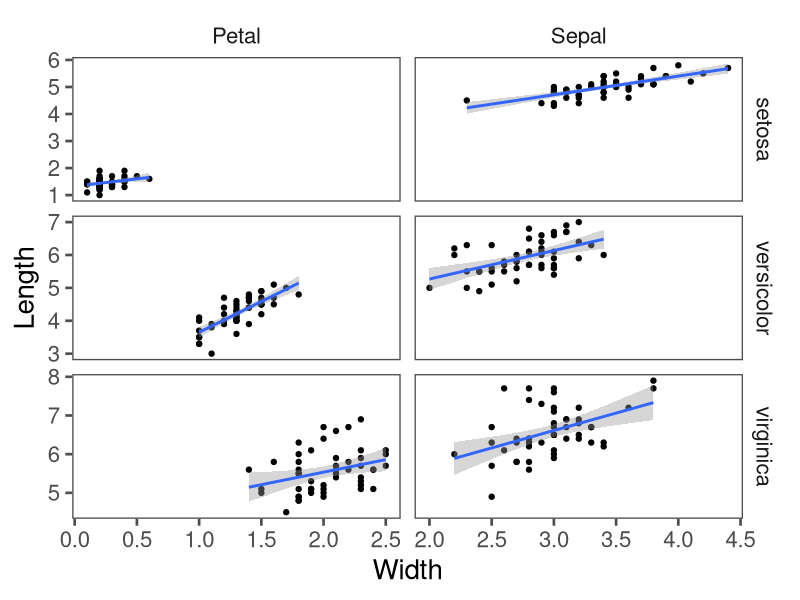

Reproduce this figure in R.
## ---- chunk 1
library("knitr")
data(iris)
library(ggplot2)
library(reshape2)
opts_chunk$set(tidy=TRUE, tidy.opts=list(blank=FALSE, width.cutoff=80),cache=TRUE)

# Add a column to keep track of the flower
iris$flower_id <- rownames(iris)
# Default options
iris_melted <- melt(iris)

# Split that variable to get the columns we need
split_variable <- strsplit(as.character(iris_melted$variable),split="\\.")
# Create two new variables
iris_melted$flower_part <- sapply(split_variable, "[", 1)
iris_melted$measurement_type <- sapply(split_variable, "[", 2)
# Remove the one we don't need anymore
iris_melted$variable <- NULL

# cast
iris_cast <- dcast(iris_melted, formula=flower_id+Species+flower_part~measurement_type)

# ggplot grammar
my_plot <- ggplot(data=iris_cast, aes(x=Width, y=Length)) + # Add points and use free scales in the facet
  geom_point()+facet_grid(Species~flower_part, scale="free") +
  # Add a regression line
  geom_smooth(method = "lm") +
  # Use the black/white theme and increase the font size
  theme_bw(base_size = 20)

## ---- chunk 2
library(ggthemes)
my_plot+theme_few(base_size=20)
